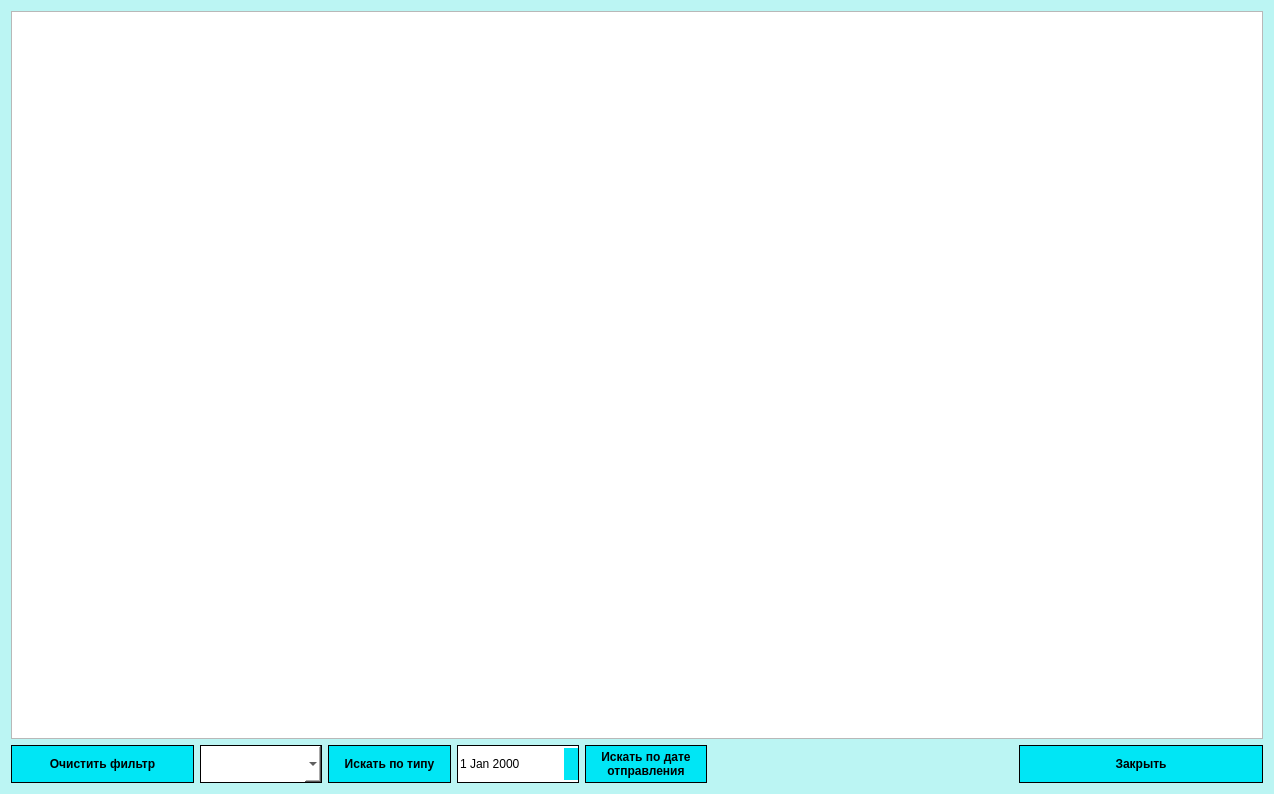
<?xml version="1.0" encoding="UTF-8"?>
<ui version="4.0">
 <class>Raspis</class>
 <widget class="QDialog" name="Raspis">
  <property name="geometry">
   <rect>
    <x>0</x>
    <y>0</y>
    <width>1274</width>
    <height>794</height>
   </rect>
  </property>
  <property name="windowTitle">
   <string>Dialog</string>
  </property>
  <property name="styleSheet">
   <string notr="true">QDialog#Raspis {
	background-color: rgb(187, 245, 243);
}</string>
  </property>
  <property name="modal">
   <bool>false</bool>
  </property>
  <layout class="QGridLayout" name="gridLayout" rowstretch="95,5">
   <item row="0" column="0">
    <widget class="QTableWidget" name="tableWidget">
     <property name="styleSheet">
      <string notr="true">QHeaderView::section:horizontal { 
color: rgb(0, 0, 0);
font: bold;
padding-bottom: 2px;
background-color: rgb(0, 230, 245);
}</string>
     </property>
    </widget>
   </item>
   <item row="1" column="0">
    <layout class="QHBoxLayout" name="horizontalLayout" stretch="15,10,10,10,10,25,20">
     <item>
      <widget class="QPushButton" name="pushButton_2">
       <property name="sizePolicy">
        <sizepolicy hsizetype="Minimum" vsizetype="Ignored">
         <horstretch>0</horstretch>
         <verstretch>0</verstretch>
        </sizepolicy>
       </property>
       <property name="font">
        <font>
         <weight>75</weight>
         <italic>false</italic>
         <bold>true</bold>
        </font>
       </property>
       <property name="styleSheet">
        <string notr="true">QPushButton {
background-color: rgb(0, 230, 245);
font:bold;
border: 1px solid #000000;
}
QPushButton::hover {
	background-color: rgb(0, 243, 255);
}
QPushButton::pressed {
	border: 3px solid #000000;
}</string>
       </property>
       <property name="text">
        <string>Очистить фильтр</string>
       </property>
      </widget>
     </item>
     <item>
      <widget class="QComboBox" name="comboBox">
       <property name="sizePolicy">
        <sizepolicy hsizetype="Ignored" vsizetype="Ignored">
         <horstretch>0</horstretch>
         <verstretch>0</verstretch>
        </sizepolicy>
       </property>
       <property name="styleSheet">
        <string notr="true">

QComboBox::drop-down {
    subcontrol-origin: padding;
    subcontrol-position: top right;
     width: 10px;
	background-color:  rgb(0, 230, 245);
    image: url(:/new/prefix1/1.png);
    padding-left: 7px;
	padding-right: 7px;

    border-left-width: 1px;
    border-left-color: black;
    border-left-style: solid;  
 }
QComboBox {
background-color: rgb(255, 255, 255);
border: 1px solid black;
}
QComboBox QAbstractItemView {
    background-color: rgb(255, 255, 255);
 }</string>
       </property>
      </widget>
     </item>
     <item>
      <widget class="QPushButton" name="pushButton_3">
       <property name="sizePolicy">
        <sizepolicy hsizetype="Minimum" vsizetype="Ignored">
         <horstretch>0</horstretch>
         <verstretch>0</verstretch>
        </sizepolicy>
       </property>
       <property name="font">
        <font>
         <weight>75</weight>
         <italic>false</italic>
         <bold>true</bold>
        </font>
       </property>
       <property name="styleSheet">
        <string notr="true">QPushButton {
background-color: rgb(0, 230, 245);
font:bold;
border: 1px solid #000000;
}
QPushButton::hover {
	background-color: rgb(0, 243, 255);
}
QPushButton::pressed {
	border: 3px solid #000000;
}</string>
       </property>
       <property name="text">
        <string>Искать по типу</string>
       </property>
      </widget>
     </item>
     <item>
      <widget class="QDateEdit" name="dateEdit">
       <property name="sizePolicy">
        <sizepolicy hsizetype="Minimum" vsizetype="Ignored">
         <horstretch>0</horstretch>
         <verstretch>0</verstretch>
        </sizepolicy>
       </property>
       <property name="styleSheet">
        <string notr="true">QDateEdit {
background-color: rgb(255, 255, 255);
border: 1px solid #000000;
}
QDateEdit::up-button {
     background-color: rgb(0, 230, 245);
 }
QDateEdit::up-button:hover {
     background-color: rgb(0, 243, 255);
 }
QDateEdit::down-button {
     background-color: rgb(0, 230, 245);
 }
QDateEdit::down-button:hover {
     background-color: rgb(0, 243, 255);
 }
QDateEdit::up-arrow {
    image: url(:/new/prefix1/11.png);
     width: 7px;
     height: 7px;
 }
QDateEdit::down-arrow {
    image: url(:/new/prefix1/1.png);
     width: 7px;
     height: 7px;
 }
QDateEdit::down-button:pressed {
	border: 3px solid #000000;
}
QDateEdit::up-button:pressed {
	border: 3px solid #000000;
}


</string>
       </property>
      </widget>
     </item>
     <item>
      <widget class="QPushButton" name="pushButton_4">
       <property name="sizePolicy">
        <sizepolicy hsizetype="Minimum" vsizetype="Ignored">
         <horstretch>0</horstretch>
         <verstretch>0</verstretch>
        </sizepolicy>
       </property>
       <property name="font">
        <font>
         <weight>75</weight>
         <italic>false</italic>
         <bold>true</bold>
        </font>
       </property>
       <property name="styleSheet">
        <string notr="true">QPushButton {
background-color: rgb(0, 230, 245);
font:bold;
border: 1px solid #000000;
}
QPushButton::hover {
	background-color: rgb(0, 243, 255);
}
QPushButton::pressed {
	border: 3px solid #000000;
}</string>
       </property>
       <property name="text">
        <string>Искать по дате
отправления</string>
       </property>
      </widget>
     </item>
     <item>
      <spacer name="horizontalSpacer">
       <property name="orientation">
        <enum>Qt::Horizontal</enum>
       </property>
       <property name="sizeHint" stdset="0">
        <size>
         <width>40</width>
         <height>20</height>
        </size>
       </property>
      </spacer>
     </item>
     <item>
      <widget class="QPushButton" name="pushButton">
       <property name="sizePolicy">
        <sizepolicy hsizetype="Minimum" vsizetype="Ignored">
         <horstretch>0</horstretch>
         <verstretch>0</verstretch>
        </sizepolicy>
       </property>
       <property name="styleSheet">
        <string notr="true">QPushButton {
background-color: rgb(0, 230, 245);
font:bold;
border: 1px solid #000000;
}
QPushButton::hover {
	background-color: rgb(0, 243, 255);
}
QPushButton::pressed {
	border: 3px solid #000000;
}</string>
       </property>
       <property name="text">
        <string>Закрыть</string>
       </property>
      </widget>
     </item>
    </layout>
   </item>
  </layout>
 </widget>
 <resources/>
 <connections/>
</ui>
